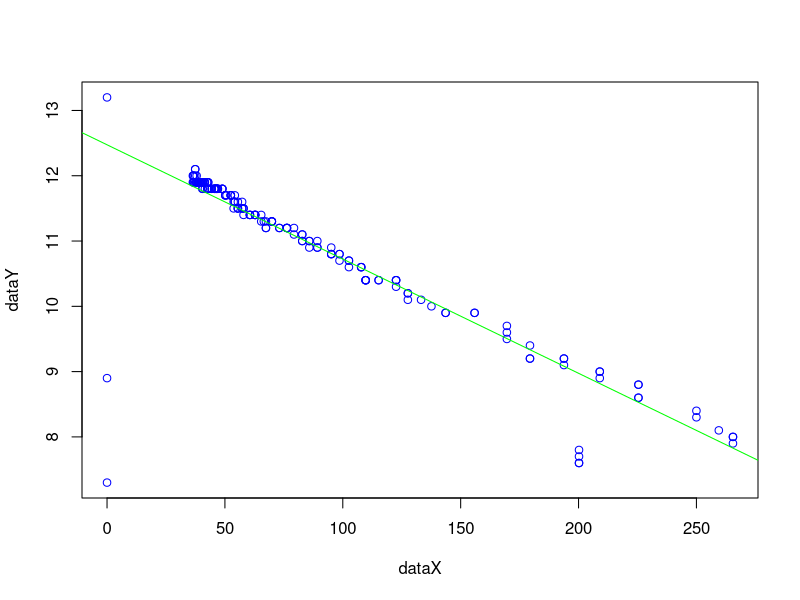
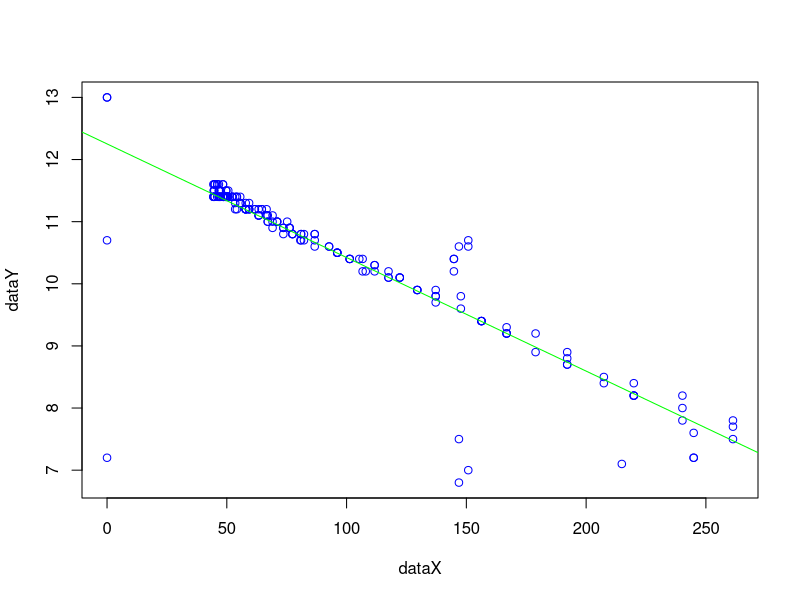
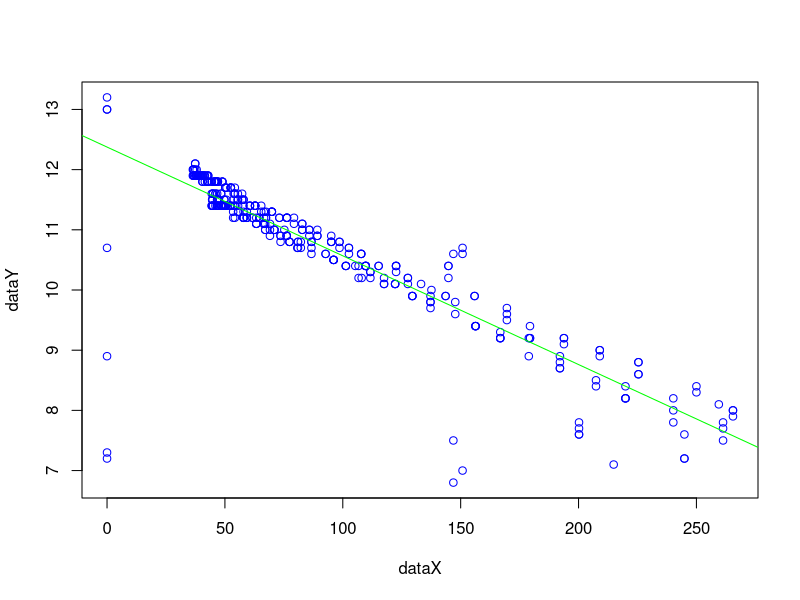

Here is the R script that generated these plots, in order: (Note: a time limit stopped this script after it produced the figures.)
#!/usr/bin/env Rscript

linearModel <- function(dataX, dataY) {
    lsrl = lm(dataY ~ dataX)

    x11()
    plot(dataX, dataY, col = "blue")
    abline(lsrl, col = "green")

    # Residuals Plot
    #x11()
    #plot(dataX, lsrl$residuals)

    #cat("Pearson's R:", cor(dataX, dataY))
    #print(lsrl)
    #cat("SSR:", sum(resid(lsrl) ^ 2))
    #cat("\n========================\n")

    return(lsrl)
}

data4cim = read.csv("data/4cim.csv", header = TRUE)
data6cim = read.csv("data/6cim.csv", header = TRUE)
dataCombinedVolts = c(data4cim$VOLT, data6cim$VOLT)
dataCombinedAmps  = c(data4cim$TOTAL.AMP, data6cim$TOTAL.AMP)

lm4cim = linearModel(data4cim$TOTAL.AMP, data4cim$VOLT)
lm6cim = linearModel(data6cim$TOTAL.AMP, data6cim$VOLT)
lmCombined = linearModel(dataCombinedAmps, dataCombinedVolts)

ssr4cim = sum(resid(lm4cim) ^ 2)
ssr6cim = sum(resid(lm6cim) ^ 2)
ssrCombo = sum(resid(lmCombined) ^ 2)

k = 3
n4cim = length(data4cim$VOLT)
n6cim = length(data6cim$VOLT)
df = n4cim + n6cim - (2 * k)

fstat = ((ssrCombo - (ssr4cim + ssr6cim)) / k) / ((ssr4cim + ssr6cim) / (df))
pval = pf(fstat, k, df)

cat("k:", k, "\n")
cat("df:", df, "\n")
cat("F:", fstat, "\n")
cat("P-Value:", pval, "\n")

Sys.sleep(1000)
#readline(prompt="Press [enter] to quit")
